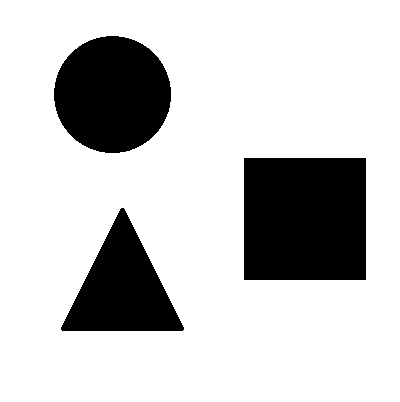
//> input picture issue_25/img.png, 400 x 402 px
$ ./main   (built with g++ and OpenCV 4)
//> lines starting //> are read from the running program, lines starting //| are printed output that depends on the picture; after the words box and inside, x2 and y2 are one past the last pixel; in counts of white or black regions, pixels touching at a corner belong together
//> further down, img_rgb is the input picture: 402 rows x 400 cols, CV_8UC3; 79.1% white; 3 black regions, box (x1, y1, x2, y2) and area: (244, 158, 366, 280) 14884, (54, 36, 171, 153) 10732, (61, 208, 184, 331) 7927
#include <opencv/cv.h>
#include <opencv/highgui.h>
#include <opencv/cvaux.h>
#include <opencv/cxcore.h>
#include <opencv/ml.h>
#include <stdlib.h>
#include <stdio.h>
using namespace cv;
using namespace std;

void SetPoint( int e, int x, int y, int d, void *ptr){
    Point*p = (Point*)ptr;
    p->x = x;
    p->y = y;
}
int Channel_Selection(int channel,int contador){
    if (contador==0){
        channel=2;
        return channel;
    }
    if (contador==1){
        channel=0;
        return channel;
    }
    if (contador==2){
        channel=1;
        return channel;
    }
    return 0;
}
Mat grow_region(Mat imagem)
{
    int x,y;
    Mat_<Vec3b> grow(imagem.rows,imagem.cols,CV_8UC3);
    for(y=0;y<grow.rows;y++){
        for(x=0;x<grow.cols;x++){
            grow(y,x)[0]=0;
            grow(y,x)[1]=0;
            grow(y,x)[2]=0;
        }
    }
//> grow: 402 rows x 400 cols, CV_8UC3; every value is 0
    int canal;
    int cont=0;
    while(cont<3)
    {
        canal=Channel_Selection(canal, cont);
        Point p;

        imshow("Aplicar_Semente",imagem);
        setMouseCallback("Aplicar_Semente",SetPoint, &p );
        waitKey(0);
        x= p.x ;
        y= p.y ;
        grow(y,x)[canal]=255;
        int Continuar=1;
        int Parar=0;
        while(Continuar!=Parar)
        {
            Continuar=Parar;
            Parar=0;
            for(y=0;y<imagem.rows;y++)
            {
                for(x=0;x<imagem.cols;x++)
                {
                    if(grow(y,x)[canal]==255)
                    {
                        if(imagem.at<uchar>(y+1,x-1)<127)
                        {
                            grow(y+1,x-1)[canal]=255;
                            Parar++;
                        }
                        if(imagem.at<uchar>(y,x-1)<127)
                        {
                            grow(y,x-1)[canal]=255;
                            Parar++;
                        }
                        if(imagem.at<uchar>(y-1,x-1)<127)
                        {
                            grow(y-1,x-1)[canal]=255;
                            Parar++;
                        }
                        if(imagem.at<uchar>(y+1,x)<127)
                        {
                            grow(y+1,x)[canal]=255;
                            Parar++;
                        }
                        if(imagem.at<uchar>(y+1,x+1)<127)
                        {
                            grow(y+1,x+1)[canal]=255;
                            Parar++;
                        }
                        if(imagem.at<uchar>(y,x+1)<127)
                        {
                            grow(y,x+1)[canal]=255;
                            Parar++;
                        }
                        if(imagem.at<uchar>(y-1,x+1)<127)
                        {
                            grow(y-1,x+1)[canal]=255;
                            Parar++;
                        }
                        if(imagem.at<uchar>(y-1,x)<127)
                        {
                            grow(y-1,x)[canal]=255;
                            Parar++;
                        }
                    }
                }
            }
//> after the loop, Parar = 4
            imshow("Grow_region",grow);
            waitKey(30);
        }
        cont++;
    }
    return grow;
}

int main(){
    Mat img_rgb = imread("/Users/wellcome/Desktop/PDI_LISTA/img.png",1);
    Mat gray;
    cvtColor(img_rgb, gray, CV_RGB2GRAY);
    Mat grow=grow_region(gray);
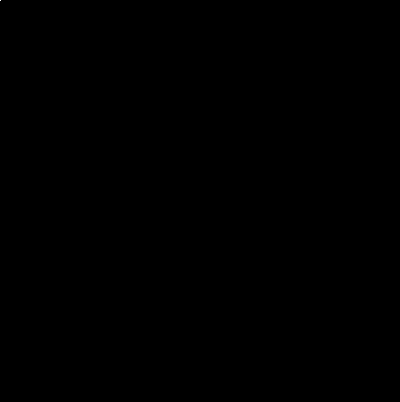
//> grow: 402 rows x 400 cols, CV_8UC3; 0% white in thin lines or dots, all inside (x1, y1, x2, y2) = (0, 0, 1, 1)
    imwrite("/Users/wellcome/Desktop/PDI_LISTA/Grow_region.jpg",grow);
    waitKey(0);
}
